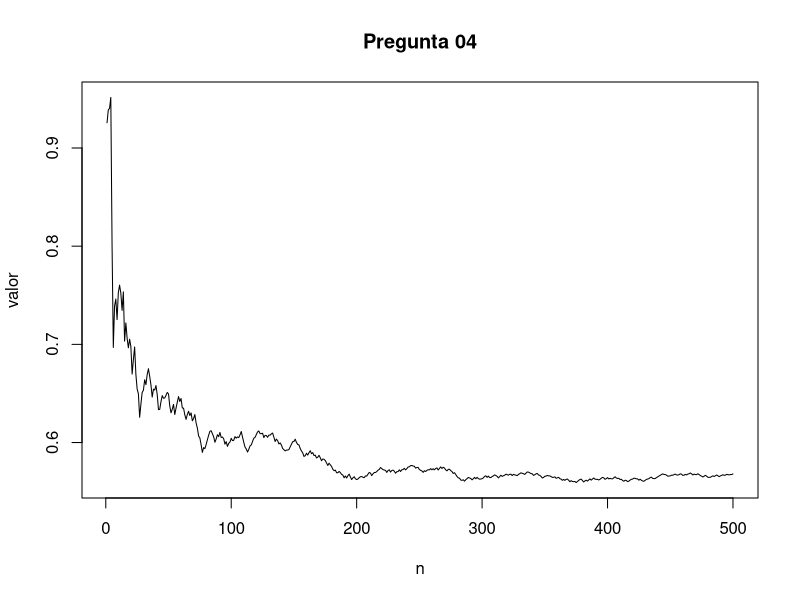

Source code (R):

rm(list = ls())

k<-500
n<-1:k

u <- runif(k,0,1)

int_aprox <- cumsum((1-u^2)^(3/2))/n

plot(int_aprox, type='l',xlab = 'n',ylab = 'valor', main = 'Pregunta 04')

#valor aproximado
print(int_aprox[length(u)])


#valor real en R
f<-function(x) (1-x*x)^(3/2)
print(integrate(f,0,1))
